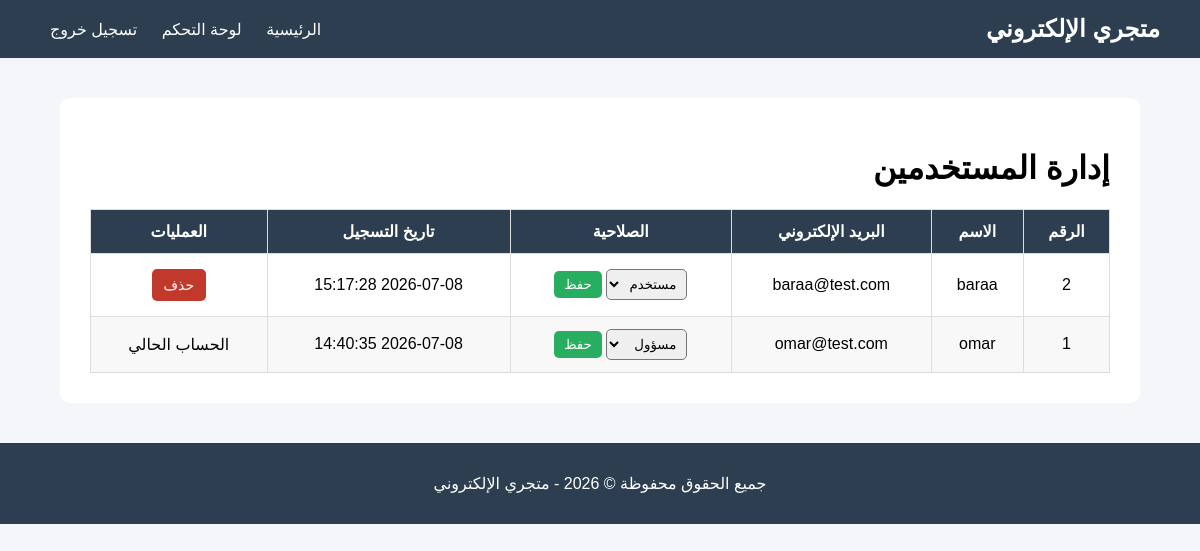
The page /admin/users.php (signed in) on the database its author committed.
### tables this page shows
CREATE TABLE `users` (
  `id` int(11) NOT NULL,
  `name` varchar(100) NOT NULL,
  `email` varchar(150) NOT NULL,
  `password` varchar(255) NOT NULL,
  `role` enum('admin','user') DEFAULT 'user',
  `created_at` timestamp NOT NULL DEFAULT current_timestamp()
);

### admin/users.php (the view, shortened to what this page needs)
<?php
require_once __DIR__ . "/../config/database.php";
$users = mysqli_query($conn, "SELECT * FROM users ORDER BY id DESC");
?>
<?php include __DIR__ . "/../includes/header.php"; ?>
<h1>إدارة المستخدمين</h1>
<table class="data-table">
    <thead>
        <tr>
            <th>الرقم</th>
            <th>الاسم</th>
            <th>البريد الإلكتروني</th>
            <th>الصلاحية</th>
            <th>تاريخ التسجيل</th>
            <th>العمليات</th>
        </tr>
    </thead>
    <tbody>
        <?php if (mysqli_num_rows($users) > 0) { ?>
            <?php while ($user = mysqli_fetch_assoc($users)) { ?>
                <tr>
                    <td><?php echo $user["id"]; ?></td>
                    <td><?php echo htmlspecialchars($user["name"]); ?></td>
                    <td><?php echo htmlspecialchars($user["email"]); ?></td>
                    <td>
                        <form method="POST">
                            <select name="role">
                                <option value="user" <?php if ($user["role"] == "user") echo "selected"; ?>>
                                    مستخدم
                                </option>
                                <option value="admin" <?php if ($user["role"] == "admin") echo "selected"; ?>>
                                    مسؤول
                                </option>
                            </select>
                            <button class="small-btn" type="submit">حفظ</button>
                        </form>
                    </td>
                    <td><?php echo htmlspecialchars($user["created_at"]); ?></td>
                    <td>
                        <?php if ($user["id"] != $_SESSION["user_id"]) { ?>
                            <a class="btn delete"
                               href="users.php?delete_id=<?php echo $user["id"]; ?>"
                               onclick="return confirm('هل أنت متأكد من حذف المستخدم؟');">
                                حذف
                            </a>
                        <?php } else { ?>
                            الحساب الحالي
                        <?php } ?>
                    </td>
                </tr>
            <?php } ?>
        <?php } else { ?>
            <tr>
                <td colspan="6">لا يوجد مستخدمين حاليًا</td>
            </tr>
        <?php } ?>
    </tbody>
</table>
<?php include __DIR__ . "/../includes/footer.php"; ?>

### assets/css/style.css (style rules this page uses)
body { font-family: Arial, sans-serif; background-color: #f5f6fa; margin: 0; direction: rtl; }
.data-table { width: 100%; border-collapse: collapse; margin-top: 20px; }
.data-table th, .data-table td { border: 1px solid #ddd; padding: 12px; text-align: center; }
.data-table th { background-color: #2c3e50; color: white; }
.data-table tr:nth-child(even) { background-color: #f8f8f8; }
.btn { display: inline-block; padding: 8px 12px; border-radius: 5px; text-decoration: none; color: white; margin: 3px; font-size: 14px; }
.btn.delete { background-color: #c0392b; }
.small-btn { padding: 6px 10px; border: none; background-color: #27ae60; color: white; border-radius: 5px; cursor: pointer; }
.data-table select { padding: 6px; border-radius: 5px; }

### rows shown on the page
users: id "2", name "baraa", email "baraa@test.com", role "مستخدم", created_at "2026-07-08 15:17:28"
users: id "1", name "omar", email "omar@test.com", role "مسؤول", created_at "2026-07-08 14:40:35", shows "الحساب الحالي"
